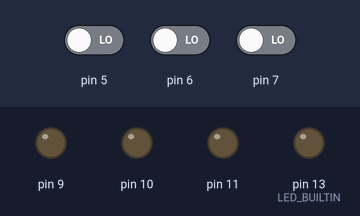
Bench run of a sketch on a simulated Arduino Uno, built with avr-gcc and run on an emulated ATmega328P. Parts: output pins drawn as LEDs (lit = HIGH). The test bench sets the inputs (shaded band); at power-on: pin 5 LOW, pin 6 LOW, pin 7 LOW.

Above: at 0.1 s.
At 2.1 s:
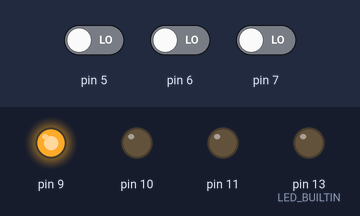
Timing chart, 0 to 3.6 s (numbered marks = the images above):
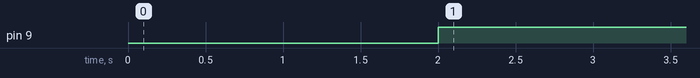

Measured:
- by itself, pin 9: LOW → HIGH at 2.0 s

The sketch:

RGB-Lights.ino
```cpp
#include <EEPROM.h>

const int ADJUSTMENT_MULTIPLIER = 5; // Schrittgröße für die Anpassung von Hue, Brightness und Saturation

struct ColorRGB
{
    int red, green, blue;
};

struct ColorHSV
{
    int hue;
    double saturation;
    double brightness;
};

enum PINS
{
    BUTTON = 5,
    ROTARY_ENCODER_A,
    ROTARY_ENCODER_B,
    LED_RED = 9,
    LED_GREEN,
    LED_BLUE
};

enum MODES
{
    SOLID,
    BREATHING,
    RAINBOW,
    FLASHING
};

enum INPUT_MODE
{
    HUE,
    SATURATION,
    BRIGHTNESS
};

// Funktion zum Umwandeln von Helligkeit und Farbe in RGB
ColorRGB brightnessHueToRGB(ColorHSV hsv)
{
    double c = hsv.brightness * hsv.saturation;
    double x = c * (1 - fabs(fmod(hsv.hue / 60.0, 2) - 1));
    double m = hsv.brightness - c;

    double r = 0, g = 0, b = 0;
    if (0 <= hsv.hue && hsv.hue < 60)
    {
        r = c;
        g = x;
        b = 0;
    }
    else if (60 <= hsv.hue && hsv.hue < 120)
    {
        r = x;
        g = c;
        b = 0;
    }
    else if (120 <= hsv.hue && hsv.hue < 180)
    {
        r = 0;
        g = c;
        b = x;
    }
    else if (180 <= hsv.hue && hsv.hue < 240)
    {
        r = 0;
        g = x;
        b = c;
    }
    else if (240 <= hsv.hue && hsv.hue < 300)
    {
        r = x;
        g = 0;
        b = c;
    }
    else if (300 <= hsv.hue && hsv.hue < 360)
    {
        r = c;
        g = 0;
        b = x;
    }

    // Umwandlung in den Bereich 0-255
    return {static_cast<int>((r + m) * 255), static_cast<int>((g + m) * 255), static_cast<int>((b + m) * 255)};
}

enum Rotation
{
    NONE,
    CLOCKWISE,
    COUNTERCLOCKWISE
};

class RotaryEncoder
{
private:
    uint8_t inputBuffer;
    const uint8_t patternLeftRotation = 0b10000111;
    const uint8_t patternRightRotation = 0b01001011;

public:
    RotaryEncoder()
    {
        inputBuffer = 0b00000011;
    }

    void update(bool inputA, bool inputB)
    {
        int8_t currentState = (inputA << 1) | inputB;

        if (currentState != (inputBuffer & 0b11))
        {
            inputBuffer = (inputBuffer << 2) | currentState;
        }
    }

    Rotation read()
    {
        if (inputBuffer == patternLeftRotation)
        {
            inputBuffer = 0;
            return Rotation::COUNTERCLOCKWISE;
        }
        else if (inputBuffer == patternRightRotation)
        {
            inputBuffer = 0;
            return Rotation::CLOCKWISE;
        }

        return Rotation::NONE;
    }
};

ColorHSV current_hsv = {0, 1.0, 1.0};
INPUT_MODE inputMode = INPUT_MODE::HUE;

inline void updateLEDs()
{
    ColorRGB color = brightnessHueToRGB(current_hsv);
    analogWrite(PINS::LED_RED, color.red);
    analogWrite(PINS::LED_GREEN, color.green);
    analogWrite(PINS::LED_BLUE, color.blue);
}

RotaryEncoder rotaryEncoder;

unsigned long lastColorChange = 0UL;

void setup()
{
    pinMode(PINS::ROTARY_ENCODER_A, INPUT);
    pinMode(PINS::ROTARY_ENCODER_B, INPUT);
    pinMode(PINS::BUTTON, INPUT);
    pinMode(PINS::LED_RED, OUTPUT);
    pinMode(PINS::LED_GREEN, OUTPUT);
    pinMode(PINS::LED_BLUE, OUTPUT);
    pinMode(LED_BUILTIN, OUTPUT);
    if (EEPROM.length() > 0)
    {
        EEPROM.get(0, current_hsv);
    }
    if (current_hsv.hue < 0 || current_hsv.hue >= 360)
    {
        current_hsv.hue = 0;
    }
    if (current_hsv.saturation < 0 || current_hsv.saturation > 1.0)
    {
        current_hsv.saturation = 1.0;
    }
    if (current_hsv.brightness < 0 || current_hsv.brightness > 1.0)
    {
        current_hsv.brightness = 1.0;
    }
    updateLEDs();
}

void loop()
{
    if (lastColorChange)
    {
        if ((millis() - lastColorChange) > 5000)
        {
            if (EEPROM.length() > 0)
            {
                EEPROM.put(0, current_hsv);
            }
            lastColorChange = 0UL;
        }
    }

    rotaryEncoder.update(digitalRead(PINS::ROTARY_ENCODER_B), digitalRead(PINS::ROTARY_ENCODER_A));

    if (!digitalRead(PINS::BUTTON))
    {
        unsigned long start = millis();
        while (!digitalRead(PINS::BUTTON))
        {
            if ((millis() - start) > 2000)
            {
                current_hsv = {0, 1.0, 1.0};
                if (EEPROM.length() > 0)
                {
                    lastColorChange = millis();
                }
                updateLEDs();
                inputMode = INPUT_MODE::HUE;
            }
        }

        if ((millis() - start) < 2000)
            inputMode = static_cast<INPUT_MODE>((inputMode + 1) % 3);

        delayMicroseconds(100);
        return;
    }

    Rotation rotation = rotaryEncoder.read();

    if (rotation != Rotation::NONE)
    {
        int adjustmentDirection = (rotation == Rotation::CLOCKWISE) ? ADJUSTMENT_MULTIPLIER : -ADJUSTMENT_MULTIPLIER;

        switch (inputMode)
        {
        case INPUT_MODE::HUE:
            current_hsv.hue = (360 + current_hsv.hue + adjustmentDirection) % 360;
            break;

        case INPUT_MODE::BRIGHTNESS:
            current_hsv.brightness = min(max(0.0, current_hsv.brightness + 0.01 * adjustmentDirection), 1.0);
            break;

        case INPUT_MODE::SATURATION:
            current_hsv.saturation = min(max(0.0, current_hsv.saturation + 0.01 * adjustmentDirection), 1.0);
            break;
        }

        if (EEPROM.length() > 0)
        {
            lastColorChange = millis();
        }

        updateLEDs();
    }

    delayMicroseconds(10); // Kurze Verzögerung für die PWM-Steuerung
}
```
